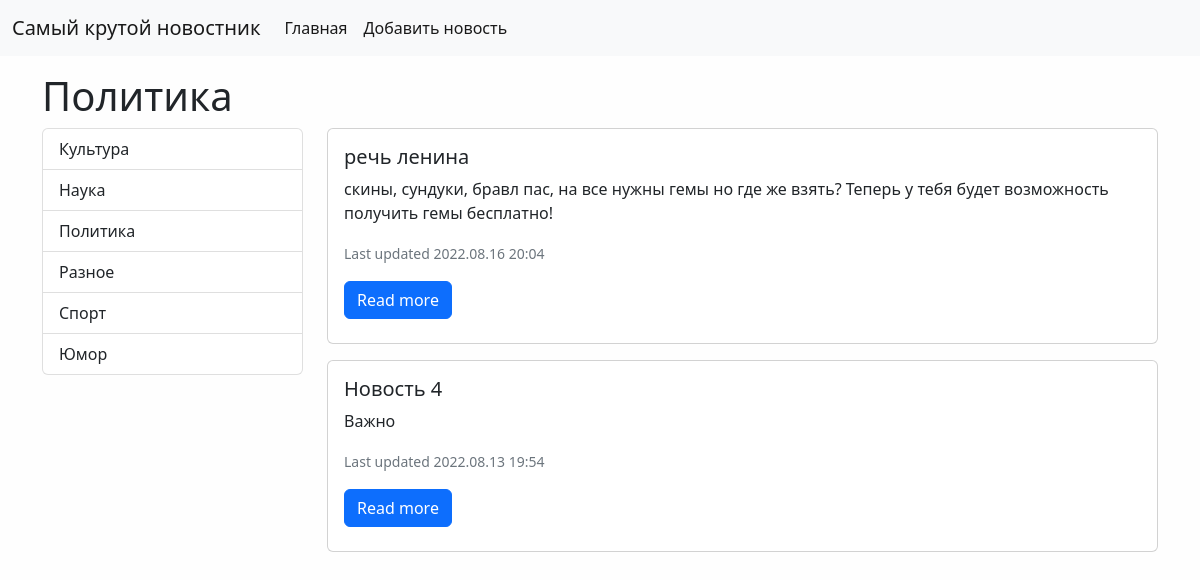
Before: /category/3 with the older database file.
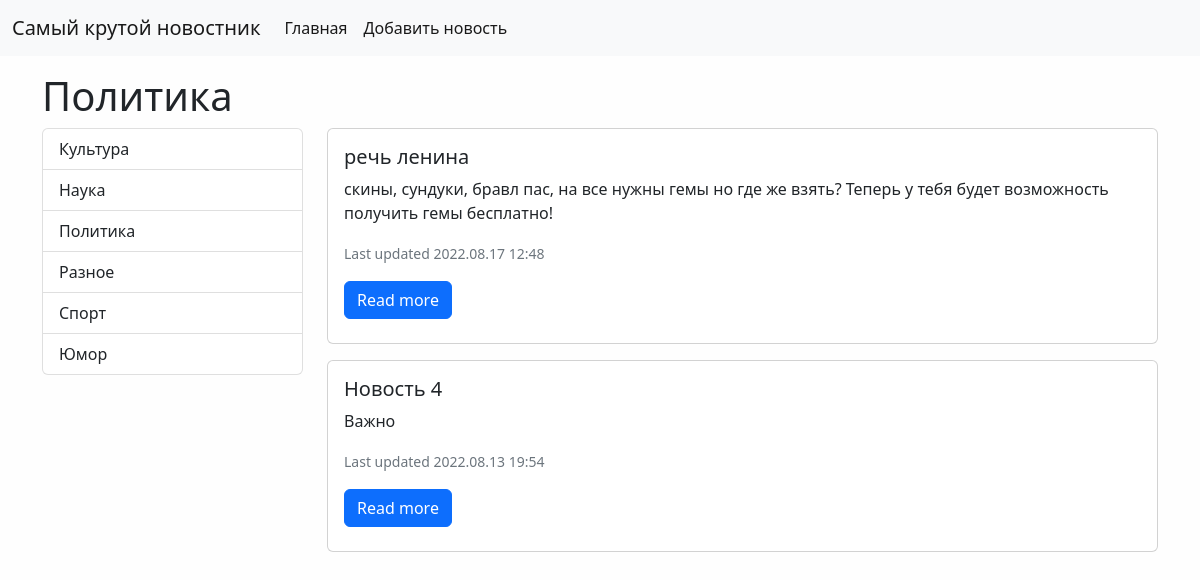
After: the same page with the newer database file.
### news/models.py (models this page shows, shortened)
class News(models.Model):
    title = models.CharField(max_length=150, db_index=True, verbose_name='Название')
    content = models.TextField(blank=True, verbose_name='Контент')
    created_at = models.DateTimeField(auto_now_add=True, verbose_name='Дата публикации')
    updated_at = models.DateTimeField(auto_now=True, verbose_name='Дата обновления')
    image = models.ImageField(upload_to='photos/%Y/%m/%d/', blank=True, verbose_name='Фото')
    is_published = models.BooleanField(default=True, verbose_name='Опубликовано')
    category = models.ForeignKey('Category', on_delete=models.PROTECT, verbose_name='Категория')
    def get_absolute_url(self):
        return reverse('view_news', kwargs={'pk': self.pk})
    class Meta:
        verbose_name = 'Новость'
        verbose_name_plural = 'Новости'
        ordering = ['-created_at']

### news/views.py (the view)
# urls.py: path('category/<int:category_id>', NewsByCategory.as_view(), name='category'),
class NewsByCategory(ListView):
    model = News
    template_name = 'news/category.html'
    context_object_name = 'news'
    def get_context_data(self, *, object_list=None, **kwargs):
        context = super().get_context_data(**kwargs)
        context['news'] = News.objects.filter(category_id=self.kwargs['category_id'],
                                              is_published=1)
        context['category'] = Category.objects.get(pk=self.kwargs['category_id'])
        return context

### news/models.py (called while the page is built)
    def get_absolute_url(self):
        return reverse(viewname='category', kwargs={'category_id': self.pk})

### news/templatetags/news_tags.py (called while the page is built)
@register.inclusion_tag('news/list_categories.html')
def show_categories():
    categories = Category.objects.all()
    return {"categories": categories}

### news/templates/news/category.html (shortened to what this page needs)
{% extends 'base.html' %}
{% block sidebar_title %}
    <h1>{{ category.title }}</h1>
{% endblock %}
{% block content %}
    {% for item in news %}
        <div class="card mb-3">
            <div class="card-body">
                <div class="media">
                    <div class="media-body mb-2">
                        <h5 class="card-title">{{ item.title }}</h5>
                        <p class="card-text">{{ item.content }}</p>
                        <p class="card-text"><small class="text-muted">Last updated {{ item.updated_at|date:"Y.m.d H:i" }}</small></p>
                        <a href="{{ item.get_absolute_url }}" class="btn btn-primary">Read more</a>
                    </div>
                </div>
            </div>
        </div>
    {% endfor %}
{% endblock %}

Changed rows visible on the page:
changed News "речь ленина": updated_at "2022.08.16 20:04" → "2022.08.17 12:48"
